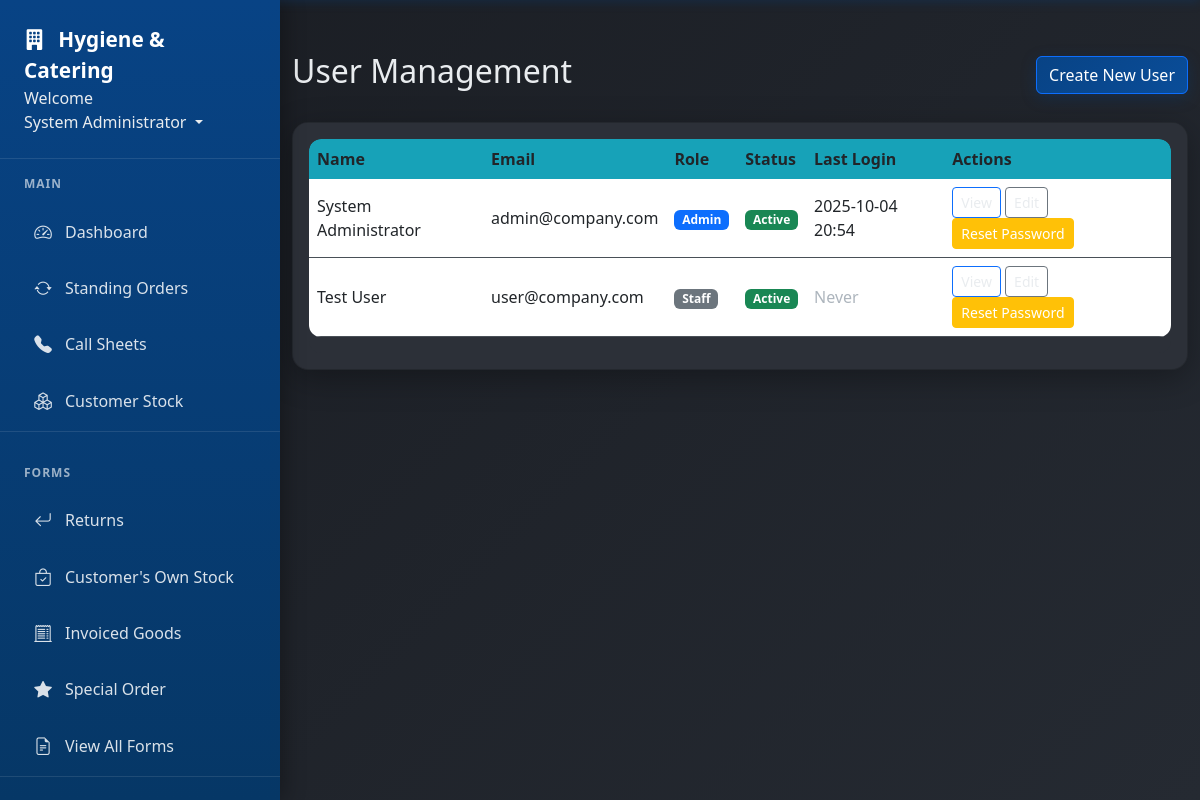
Page /users (signed in) on the earlier database version.
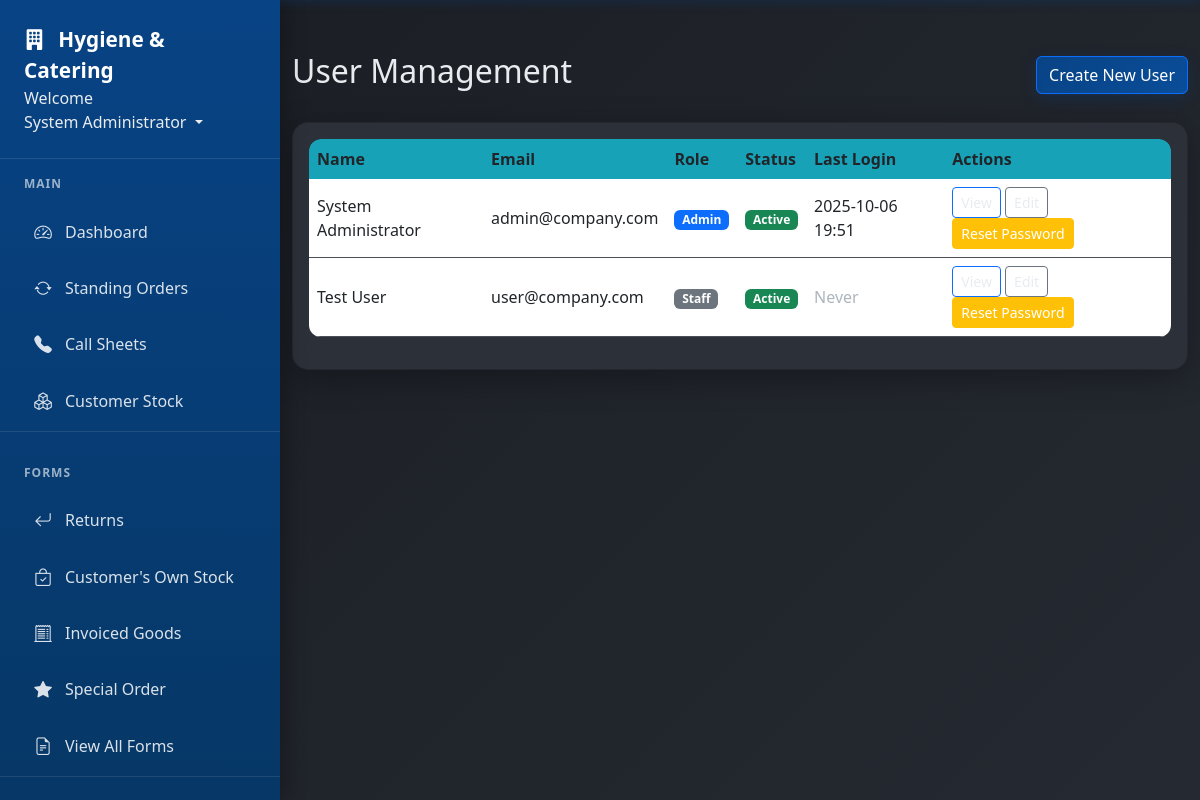
Same page on the later database version.
### app/models.py (models this page shows, shortened)
class User(db.Model, UserMixin):
    id = db.Column(db.Integer, primary_key=True)
    username = db.Column(db.String(20), unique=True, nullable=False)  # Keep for system use
    email = db.Column(db.String(120), unique=True, nullable=False, index=True)  # Primary identifier
    full_name = db.Column(db.String(100), nullable=False)
    password_hash = db.Column(db.String(128), nullable=False)  # Changed from 'password' to 'password_hash'
    role = db.Column(db.String(20), nullable=False)
    job_title = db.Column(db.String(100))
    direct_phone = db.Column(db.String(20))
    mobile_phone = db.Column(db.String(20))
    is_active = db.Column(db.Boolean, default=True)
    must_change_password = db.Column(db.Boolean, default=False)
    created_at = db.Column(db.DateTime, nullable=False, default=datetime.utcnow)
    last_login = db.Column(db.DateTime)
    forms = db.relationship('Form', foreign_keys='Form.user_id', backref='author', lazy=True)
    callsheet_entries = db.relationship('CallsheetEntry', backref='entered_by', lazy=True)
    callsheets_created = db.relationship('Callsheet', backref='created_by_user', lazy=True)
    todo_items = db.relationship('TodoItem', backref='user', lazy=True, cascade='all, delete-orphan')
    company_updates = db.relationship('CompanyUpdate', backref='author', lazy=True, cascade='all, delete-orphan')

### app/routes.py (the view)
@main.route('/users')
@login_required
@admin_required
def users():
    users = User.query.order_by(User.full_name).all()
    return render_template('users.html', title='User Management', users=users)

### app/models.py (called while the page is built)
@login_manager.user_loader
def load_user(user_id):
    return User.query.get(int(user_id))

### app/routes.py (called while the page is built)
def admin_required(f):
    @wraps(f)
    def decorated_function(*args, **kwargs):
        if not current_user.is_authenticated or current_user.role != 'admin':
            flash('Admin access required.', 'danger')
            return redirect(url_for('main.dashboard'))
        return f(*args, **kwargs)
    return decorated_function

### app/templates/users.html (shortened to what this page needs)
{% extends "base.html" %} {% block content %}
<div class="d-flex justify-content-between align-items-center mb-4">
  <h2>User Management</h2>
  <a href="{{ url_for('main.create_user') }}" class="btn btn-primary">
     Create New User
  </a>
</div>
<div class="card">
  <div class="card-body">
    <div class="table-responsive">
      <table class="table table-hover">
        <thead>
          <tr>
            <th>Name</th>
            <th>Email</th>
            <th>Role</th>
            <th>Status</th>
            <th>Last Login</th>
            <th>Actions</th>
          </tr>
        </thead>
        <tbody>
          {% for user in users %}
          <tr>
            <td>{{ user.full_name }}</td>
            <td>{{ user.email }}</td>
            <td>
              <span
                class="badge bg-{{ 'primary' if user.role == 'admin' else 'secondary' }}"
              >
                {{ user.role.title() }}
              </span>
            </td>
            <td>
              <span
                class="badge bg-{{ 'success' if user.is_active else 'danger' }}"
              >
                {{ 'Active' if user.is_active else 'Inactive' }}
              </span>
            </td>
            <td>
              {% if user.last_login %} {{ user.last_login.strftime('%Y-%m-%d
              %H:%M') }} {% else %}
              <span class="text-muted">Never</span>
              {% endif %}
            </td>
            <td>
              <a
                href="{{ url_for('main.user_profile', user_id=user.id) }}"
                class="btn btn-sm btn-outline-primary"
                >View</a
              >
              <a
                href="{{ url_for('main.edit_user', user_id=user.id) }}"
                class="btn btn-sm btn-outline-secondary"
                >Edit</a
              >
              <button
                class="btn btn-sm btn-warning"
                onclick="resetPassword({{ user.id }}, '{{ user.full_name }}')"
              >
                Reset Password
              </button>
            </td>
          </tr>
          {% endfor %}
        </tbody>
      </table>
    </div>
  </div>
</div>
 {% endblock %}

### app/templates/base.html (shortened to what this page needs)
<!DOCTYPE html>
<html lang="en">
  <head>
    <link
      rel="stylesheet"
      href="{{ url_for('static', filename='style.css') }}"
    />
    <link
      href="https://cdn.jsdelivr.net/npm/bootstrap@5.3.0/dist/css/bootstrap.min.css"
      rel="stylesheet"
    />
    <link
      href="https://cdn.jsdelivr.net/npm/bootstrap-icons@1.11.0/font/bootstrap-icons.css"
      rel="stylesheet"
    />
  </head>
  <body>
    <nav class="nav-sidebar" id="navSidebar">
      <div class="nav-sidebar-header">
        <a href="{{ url_for('main.dashboard') }}" class="nav-sidebar-brand">
          <i class="bi bi-building-fill me-2"></i>
          Hygiene & Catering
        </a>
        <li class="nav-item dropdown" style="display: block">
          <text>Welcome</text>
          <a
            class="nav-link dropdown-toggle"
            href="#"
            id="userDropdown"
            role="button"
            data-bs-toggle="dropdown"
          >
             {{ current_user.full_name or
            current_user.username }}
          </a>
        </li>
      </div>
      {% if current_user.is_authenticated %}
      <div class="nav-sidebar-nav">
        <div class="nav-section">
          <div class="nav-section-title">Main</div>
          <div class="nav-item">
            <a class="nav-link" href="{{ url_for('main.dashboard') }}">
              <i class="bi bi-speedometer2"></i>
              Dashboard
            </a>
          </div>
          <div class="nav-item">
            <a class="nav-link" href="{{ url_for('main.standing_orders') }}">
              <i class="bi bi-arrow-repeat"></i>
              Standing Orders
            </a>
          </div>
          <div class="nav-item">
            <a class="nav-link" href="{{ url_for('main.callsheets') }}">
              <i class="bi bi-telephone-fill"></i>
              Call Sheets
            </a>
          </div>
          <div class="nav-item">
            <a class="nav-link" href="{{ url_for('main.customer_stock') }}">
              <i class="bi bi-boxes"></i>
              Customer Stock
            </a>
          </div>
        </div>
        <div class="nav-section">
          <div class="nav-section-title">Forms</div>
          <div class="nav-item">
            <a class="nav-link" href="{{ url_for('main.returns') }}">
              <i class="bi bi-arrow-return-left"></i>
              Returns
            </a>
          </div>
          <div class="nav-item">
            <a class="nav-link" href="{{ url_for('main.branded_stock') }}">
              <i class="bi bi-bag-check"></i>
              Customer's Own Stock
            </a>
          </div>
          <div class="nav-item">
            <a class="nav-link" href="{{ url_for('main.invoice_correction') }}">
              <i class="bi bi-receipt-cutoff"></i>
              Invoiced Goods
            </a>
          </div>
          <div class="nav-item">
            <a class="nav-link" href="{{ url_for('main.special_order') }}">
              <i class="bi bi-star-fill"></i>
              Special Order
            </a>
          </div>
          <div class="nav-item">
            <a class="nav-link" href="{{ url_for('main.forms') }}">
              <i class="bi bi-file-earmark-text"></i>
              View All Forms
            </a>
          </div>
        </div>
      </div>
      {% endif %}
    </nav>
    <div class="main-content" id="mainContent">
      <div class="container-fluid">
         {% block content %}{% endblock %}
      </div>
    </div>
  </body>
</html>

### app/static/style.css (style rules this page uses)
:root { --primary-blue: #084385; --primary-blue-light: #0a4d99; --primary-blue-dark: #063766; --dark-bg: #1a1d23; --dark-card: #2c3038; --dark-card-hover: #353a44; --text-light: #e9ecef; --text-muted: #adb5bd !important; --border-color: #495057; --success: #20c997; --warning: #ffc107; --danger: #dc3545; --info: #17a2b8; }
body { background: linear-gradient(135deg, var(--dark-bg) 0%, #252a32 100%); color: var(--text-light); font-family: "Segoe UI", Tahoma, Geneva, Verdana, sans-serif; min-height: 100vh; }
body, .card, .card-body, .table, .modal-body { color: var(--text-light) !important; }
.nav-sidebar { position: fixed; top: 0; left: 0; height: 100vh; width: 280px; background: linear-gradient( 180deg, var(--primary-blue) 0%, var(--primary-blue-dark) 100% ); box-shadow: 4px 0 20px rgba(0, 0, 0, 0.3); transition: transform 0.3s ease; z-index: 1050; overflow-y: auto; display: flex; flex-direction: column; }
.nav-sidebar-header { padding: 1.5rem; border-bottom: 1px solid rgba(255, 255, 255, 0.1); flex-shrink: 0; }
.nav-sidebar-brand { color: white !important; font-weight: 700; font-size: 1.3rem; text-decoration: none; }
.nav-sidebar-nav { padding: 1rem 0; flex: 1; overflow-y: auto; }
.nav-section { margin-bottom: 2rem; border-bottom: 1px solid rgba(255, 255, 255, 0.1); }
.nav-section-title { color: rgba(255, 255, 255, 0.6); font-size: 0.75rem; font-weight: 600; text-transform: uppercase; letter-spacing: 1px; padding: 0 1.5rem; margin-bottom: 0.75rem; }
.nav-sidebar-nav .nav-item, .nav-section .nav-item { margin: 0.25rem 1rem; }
.nav-sidebar-nav .nav-link, .nav-section .nav-link { display: flex; align-items: center; padding: 0.75rem 1rem; color: rgba(255, 255, 255, 0.85) !important; text-decoration: none; border-radius: 12px; transition: all 0.3s ease; font-weight: 500; border: 1px solid transparent; position: relative; overflow: hidden; }
.nav-sidebar-nav .nav-link i, .nav-section .nav-link i { margin-right: 0.75rem; font-size: 1.1rem; width: 20px; text-align: center; }
.main-content { margin-left: 280px; min-height: 100vh; }
@media (min-width: 769px) { .main-content { padding-top: 2rem; } }
.card { background: var(--dark-card) !important; border: 1px solid var(--border-color); border-radius: 16px !important; box-shadow: 0 8px 32px rgba(0, 0, 0, 0.3); margin-bottom: 24px; transition: all 0.3s ease; overflow: hidden; }
.card-body { background: var(--dark-card); padding: 1.5rem; color: var(--text-light); border-radius: 0 0 16px 16px; }
.btn { border-radius: 12px; font-weight: 500; padding: 0.6rem 1.2rem; transition: all 0.3s ease; border: none; color: white !important; }
.btn-primary { background: linear-gradient( 135deg, var(--primary-blue) 0%, var(--primary-blue-light) 100% ); color: white !important; box-shadow: 0 4px 15px rgba(8, 67, 133, 0.3); }
.btn-warning { background: var(--warning); color: #000; }
.btn-outline-primary { border: 2px solid var(--primary-blue); color: #e9ecef !important; background: transparent; }
.btn-outline-secondary { border: 2px solid var(--border-color); color: #e9ecef !important; background: transparent; }
.table { background: var(--dark-card); border-radius: 12px; overflow: hidden; color: var(--text-light); }
.table th { background: var(--info) !important; border: none; font-weight: 600; padding: 1rem; }
.table td { border-color: var(--border-color); padding: 1rem; vertical-align: middle; }
.table-responsive { background: var(--dark-card); border-radius: 12px; }
.badge { border-radius: 8px; font-weight: 500; padding: 0.4em 0.8em; }
.bg-primary { background-color: var(--primary-blue) !important; }
.bg-secondary { background: var(--border-color) !important; }
.text-muted { color: #adb5bd !important; }
.container, .container-fluid { padding-top: 20px; }
.main-content { flex: 1; }
.card .text-muted, .update-meta, .form-text { color: #adb5bd !important; }

Differences in the rows shown:
changed User "System Administrator": last_login "2025-10-04 20:54" → "2025-10-06 19:51"
